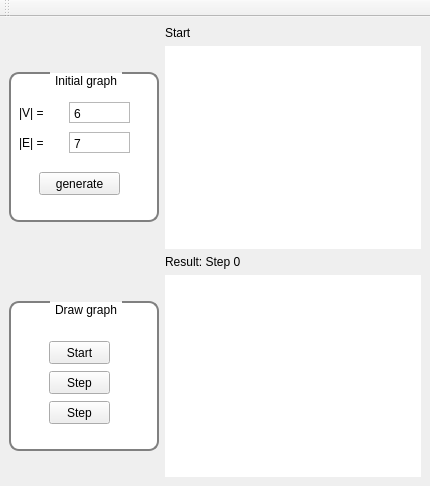
<?xml version="1.0" encoding="UTF-8"?>
<ui version="4.0">
 <class>MainWindow</class>
 <widget class="QMainWindow" name="MainWindow">
  <property name="geometry">
   <rect>
    <x>0</x>
    <y>0</y>
    <width>430</width>
    <height>486</height>
   </rect>
  </property>
  <property name="sizePolicy">
   <sizepolicy hsizetype="Preferred" vsizetype="Preferred">
    <horstretch>5</horstretch>
    <verstretch>5</verstretch>
   </sizepolicy>
  </property>
  <property name="maximumSize">
   <size>
    <width>600</width>
    <height>700</height>
   </size>
  </property>
  <property name="windowTitle">
   <string>Force-directed graph drawing</string>
  </property>
  <widget class="QWidget" name="centralwidget">
   <layout class="QGridLayout" name="gridLayout">
    <item row="0" column="1">
     <widget class="QLabel" name="labelResult_2">
      <property name="sizePolicy">
       <sizepolicy hsizetype="Fixed" vsizetype="Fixed">
        <horstretch>0</horstretch>
        <verstretch>0</verstretch>
       </sizepolicy>
      </property>
      <property name="text">
       <string>Start</string>
      </property>
     </widget>
    </item>
    <item row="1" column="0">
     <widget class="QGroupBox" name="groupBox_InitialG">
      <property name="sizePolicy">
       <sizepolicy hsizetype="Fixed" vsizetype="Fixed">
        <horstretch>0</horstretch>
        <verstretch>0</verstretch>
       </sizepolicy>
      </property>
      <property name="minimumSize">
       <size>
        <width>150</width>
        <height>150</height>
       </size>
      </property>
      <property name="styleSheet">
       <string notr="true">QGroupBox{
border: 2px solid gray;
border-radius: 10px;
padding: 0.8px;
background: white;
selection-background-color: darkgray;
}

QGroupBox::title {
     subcontrol-origin: margin;
     subcontrol-position: top center; /* position at the top center */
     padding: 0 3px;
	margin-top: 2px;
 }</string>
      </property>
      <property name="title">
       <string>Initial graph</string>
      </property>
      <widget class="QTextEdit" name="textEdit_nV">
       <property name="geometry">
        <rect>
         <x>60</x>
         <y>30</y>
         <width>61</width>
         <height>21</height>
        </rect>
       </property>
       <property name="sizePolicy">
        <sizepolicy hsizetype="Fixed" vsizetype="Fixed">
         <horstretch>0</horstretch>
         <verstretch>0</verstretch>
        </sizepolicy>
       </property>
       <property name="inputMethodHints">
        <set>Qt::ImhDigitsOnly</set>
       </property>
       <property name="verticalScrollBarPolicy">
        <enum>Qt::ScrollBarAlwaysOff</enum>
       </property>
       <property name="horizontalScrollBarPolicy">
        <enum>Qt::ScrollBarAlwaysOff</enum>
       </property>
       <property name="html">
        <string>&lt;!DOCTYPE HTML PUBLIC &quot;-//W3C//DTD HTML 4.0//EN&quot; &quot;http://www.w3.org/TR/REC-html40/strict.dtd&quot;&gt;
&lt;html&gt;&lt;head&gt;&lt;meta name=&quot;qrichtext&quot; content=&quot;1&quot; /&gt;&lt;style type=&quot;text/css&quot;&gt;
p, li { white-space: pre-wrap; }
&lt;/style&gt;&lt;/head&gt;&lt;body style=&quot; font-family:'Sans Serif'; font-size:9pt; font-weight:400; font-style:normal;&quot;&gt;
&lt;p style=&quot; margin-top:0px; margin-bottom:0px; margin-left:0px; margin-right:0px; -qt-block-indent:0; text-indent:0px;&quot;&gt;6&lt;/p&gt;&lt;/body&gt;&lt;/html&gt;</string>
       </property>
      </widget>
      <widget class="QLabel" name="label">
       <property name="geometry">
        <rect>
         <x>10</x>
         <y>30</y>
         <width>41</width>
         <height>21</height>
        </rect>
       </property>
       <property name="text">
        <string>|V| = </string>
       </property>
      </widget>
      <widget class="QLabel" name="label_2">
       <property name="geometry">
        <rect>
         <x>10</x>
         <y>60</y>
         <width>41</width>
         <height>21</height>
        </rect>
       </property>
       <property name="text">
        <string>|E| = </string>
       </property>
      </widget>
      <widget class="QTextEdit" name="textEdit_nE">
       <property name="geometry">
        <rect>
         <x>60</x>
         <y>60</y>
         <width>61</width>
         <height>21</height>
        </rect>
       </property>
       <property name="inputMethodHints">
        <set>Qt::ImhDigitsOnly</set>
       </property>
       <property name="verticalScrollBarPolicy">
        <enum>Qt::ScrollBarAlwaysOff</enum>
       </property>
       <property name="horizontalScrollBarPolicy">
        <enum>Qt::ScrollBarAlwaysOff</enum>
       </property>
       <property name="html">
        <string>&lt;!DOCTYPE HTML PUBLIC &quot;-//W3C//DTD HTML 4.0//EN&quot; &quot;http://www.w3.org/TR/REC-html40/strict.dtd&quot;&gt;
&lt;html&gt;&lt;head&gt;&lt;meta name=&quot;qrichtext&quot; content=&quot;1&quot; /&gt;&lt;style type=&quot;text/css&quot;&gt;
p, li { white-space: pre-wrap; }
&lt;/style&gt;&lt;/head&gt;&lt;body style=&quot; font-family:'Sans Serif'; font-size:9pt; font-weight:400; font-style:normal;&quot;&gt;
&lt;p style=&quot; margin-top:0px; margin-bottom:0px; margin-left:0px; margin-right:0px; -qt-block-indent:0; text-indent:0px;&quot;&gt;7&lt;/p&gt;&lt;/body&gt;&lt;/html&gt;</string>
       </property>
      </widget>
      <widget class="QPushButton" name="pButton_generateG">
       <property name="geometry">
        <rect>
         <x>30</x>
         <y>100</y>
         <width>81</width>
         <height>23</height>
        </rect>
       </property>
       <property name="text">
        <string>generate</string>
       </property>
      </widget>
     </widget>
    </item>
    <item row="1" column="1">
     <widget class="QWidget" name="MatplotlibWidget1" native="true">
      <property name="sizePolicy">
       <sizepolicy hsizetype="Expanding" vsizetype="Expanding">
        <horstretch>0</horstretch>
        <verstretch>0</verstretch>
       </sizepolicy>
      </property>
      <property name="minimumSize">
       <size>
        <width>200</width>
        <height>200</height>
       </size>
      </property>
      <property name="styleSheet">
       <string notr="true">background-color: rgb(255, 255, 255);</string>
      </property>
     </widget>
    </item>
    <item row="2" column="1">
     <widget class="QLabel" name="labelResult">
      <property name="sizePolicy">
       <sizepolicy hsizetype="Fixed" vsizetype="Fixed">
        <horstretch>0</horstretch>
        <verstretch>0</verstretch>
       </sizepolicy>
      </property>
      <property name="text">
       <string>Result: Step 0</string>
      </property>
     </widget>
    </item>
    <item row="3" column="0">
     <widget class="QGroupBox" name="groupBox_GDrawing">
      <property name="sizePolicy">
       <sizepolicy hsizetype="Fixed" vsizetype="Fixed">
        <horstretch>0</horstretch>
        <verstretch>0</verstretch>
       </sizepolicy>
      </property>
      <property name="minimumSize">
       <size>
        <width>150</width>
        <height>150</height>
       </size>
      </property>
      <property name="styleSheet">
       <string notr="true">QGroupBox{
border: 2px solid gray;
border-radius: 10px;
padding: 0.8px;
background: white;
selection-background-color: darkgray;
}

QGroupBox::title {
     subcontrol-origin: margin;
     subcontrol-position: top center; /* position at the top center */
     padding: 0 3px;
	margin-top: 2px;
 }</string>
      </property>
      <property name="title">
       <string>Draw graph</string>
      </property>
      <widget class="QPushButton" name="pbuttonStart">
       <property name="geometry">
        <rect>
         <x>40</x>
         <y>40</y>
         <width>61</width>
         <height>23</height>
        </rect>
       </property>
       <property name="text">
        <string>Start</string>
       </property>
      </widget>
      <widget class="QPushButton" name="pbuttonStep">
       <property name="geometry">
        <rect>
         <x>40</x>
         <y>70</y>
         <width>61</width>
         <height>23</height>
        </rect>
       </property>
       <property name="text">
        <string>Step</string>
       </property>
      </widget>
      <widget class="QPushButton" name="pbuttonSave">
       <property name="geometry">
        <rect>
         <x>40</x>
         <y>100</y>
         <width>61</width>
         <height>23</height>
        </rect>
       </property>
       <property name="text">
        <string>Step</string>
       </property>
      </widget>
     </widget>
    </item>
    <item row="3" column="1">
     <widget class="QWidget" name="MatplotlibWidget2" native="true">
      <property name="sizePolicy">
       <sizepolicy hsizetype="Expanding" vsizetype="Expanding">
        <horstretch>0</horstretch>
        <verstretch>0</verstretch>
       </sizepolicy>
      </property>
      <property name="minimumSize">
       <size>
        <width>200</width>
        <height>200</height>
       </size>
      </property>
      <property name="styleSheet">
       <string notr="true">background-color: rgb(255, 255, 255);</string>
      </property>
     </widget>
    </item>
   </layout>
  </widget>
  <widget class="QMenuBar" name="menubar">
   <property name="geometry">
    <rect>
     <x>0</x>
     <y>0</y>
     <width>430</width>
     <height>20</height>
    </rect>
   </property>
  </widget>
  <widget class="QToolBar" name="toolBar">
   <property name="windowTitle">
    <string>toolBar</string>
   </property>
   <attribute name="toolBarArea">
    <enum>TopToolBarArea</enum>
   </attribute>
   <attribute name="toolBarBreak">
    <bool>false</bool>
   </attribute>
  </widget>
 </widget>
 <resources/>
 <connections/>
</ui>
